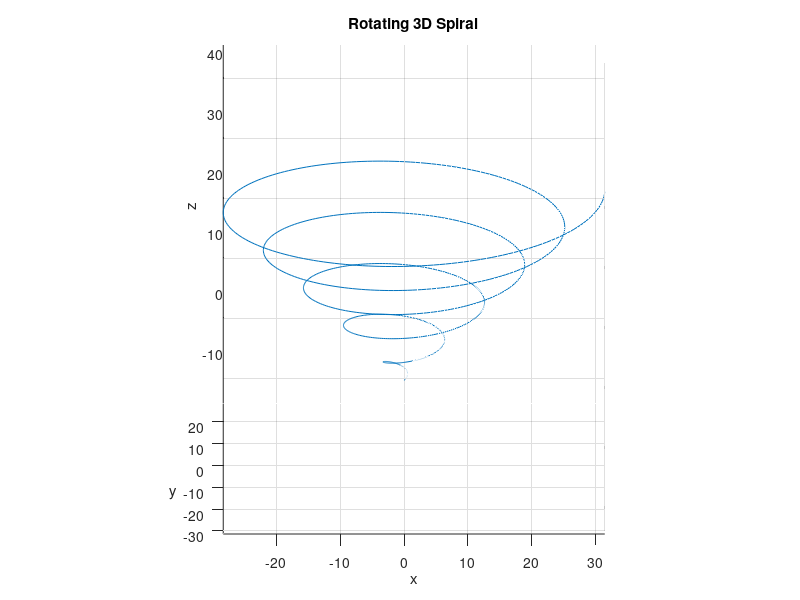

The MATLAB script that drew this image:
% Exercise 6: 3D Animation - Rotating Spiral
% Create an animation of a rotating 3D spiral

t = linspace(0, 10*pi, 1000);
x = cos(t) .* t;
y = sin(t) .* t;
z = t;

figure;
h = plot3(x, y, z);
xlabel('x');
ylabel('y');
zlabel('z');
title('Rotating 3D Spiral');
axis equal;
grid on;

for angle = 0:5:360
    view(angle, 20);
    drawnow;
    pause(0.05);
end